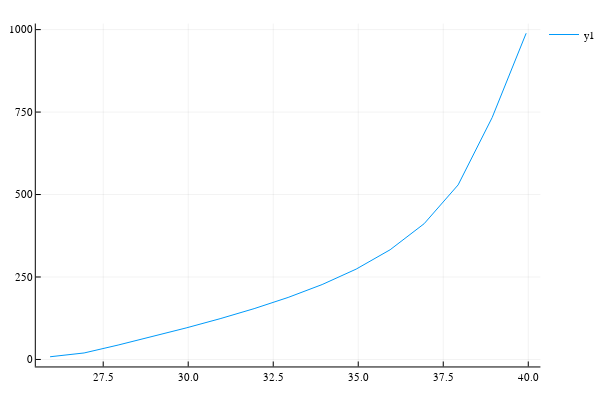

The code cell stored with this chart in its notebook:
### Code cell
r = zeros(length(t_samp));
for k = 1:length(t_samp)
    r[k] = 1000*norm(node_soln[k][1:3] - hub_soln[k][1:3]);
end
plot(t_samp,r)

### Figure 1 — Plotly figure (JSON) as saved in the notebook; plotly's stock layout.template omitted (floating-point values rounded to 4 significant figures)
{"data": [{"colorbar": {"title": ""}, "hoverinfo": "text", "legendgroup": "y1", "line": {"color": "rgba(0, 154, 250, 1.000)", "dash": "solid", "shape": "linear", "width": 1}, "mode": "lines", "name": "y1", "showlegend": true, "text": [null, null, null, null, null, null, null, null, null, null, null, null, null, null, null], "type": "scatter", "x": [25.94, 26.94, 27.94, 28.94, 29.94, 30.94, 31.94, 32.94, 33.94, 34.94, 35.94, 36.94, 37.94, 38.94, 39.94], "xaxis": "x1", "y": [8.192, 19.7, 43.67, 69.06, 95.52, 123.6, 154.0, 188.0, 227.1, 273.8, 332.5, 411.5, 529.2, 733.3, 989.0], "yaxis": "y1"}], "layout": {"annotations": [], "height": 400, "legend": {"bgcolor": "rgba(255, 255, 255, 1.000)", "bordercolor": "rgba(0, 0, 0, 1.000)", "font": {"color": "rgba(0, 0, 0, 1.000)", "family": "sans-serif", "size": 11}, "tracegroupgap": 0, "x": 1, "y": 1}, "margin": {"b": 20, "l": 0, "r": 0, "t": 20}, "paper_bgcolor": "rgba(255, 255, 255, 1.000)", "plot_bgcolor": "rgba(255, 255, 255, 1.000)", "showlegend": true, "width": 600, "xaxis": {"anchor": "y1", "domain": [0.06582, 0.9934], "gridcolor": "rgba(0, 0, 0, 0.100)", "gridwidth": 0.5, "linecolor": "rgba(0, 0, 0, 1.000)", "mirror": false, "range": [25.52, 40.36], "showgrid": true, "showline": true, "showticklabels": true, "tickangle": 0, "tickcolor": "rgb(0, 0, 0)", "tickfont": {"color": "rgba(0, 0, 0, 1.000)", "family": "sans-serif", "size": 11}, "tickmode": "array", "ticks": "inside", "ticktext": ["27.5", "30.0", "32.5", "35.0", "37.5", "40.0"], "tickvals": [27.5, 30, 32.5, 35, 37.5, 40], "title": "", "titlefont": {"color": "rgba(0, 0, 0, 1.000)", "family": "sans-serif", "size": 15}, "type": "-", "visible": true, "zeroline": false, "zerolinecolor": "rgba(0, 0, 0, 1.000)"}, "yaxis": {"anchor": "x1", "domain": [0.03762, 0.9902], "gridcolor": "rgba(0, 0, 0, 0.100)", "gridwidth": 0.5, "linecolor": "rgba(0, 0, 0, 1.000)", "mirror": false, "range": [-21.23, 1018.0], "showgrid": true, "showline": true, "showticklabels": true, "tickangle": 0, "tickcolor": "rgb(0, 0, 0)", "tickfont": {"color": "rgba(0, 0, 0, 1.000)", "family": "sans-serif", "size": 11}, "tickmode": "array", "ticks": "inside", "ticktext": ["0", "250", "500", "750", "1000"], "tickvals": [0, 250, 500, 750, 1000], "title": "", "titlefont": {"color": "rgba(0, 0, 0, 1.000)", "family": "sans-serif", "size": 15}, "type": "-", "visible": true, "zeroline": false, "zerolinecolor": "rgba(0, 0, 0, 1.000)"}}}
